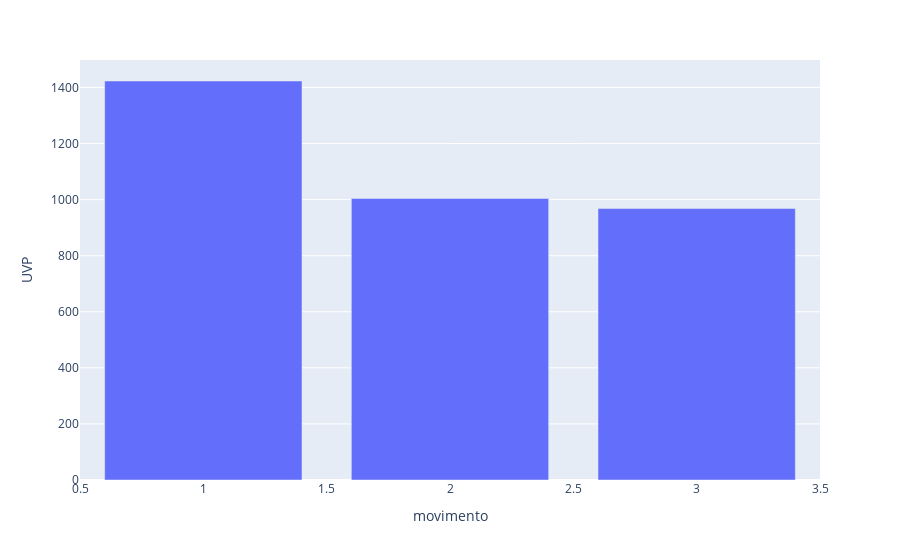

The code cell stored with this chart in its notebook:
### Markdown cell above
Visualização

### Code cell
r = vc.get_total_uvp_per_movimentos()

barchart = px.bar(
    r.to_pandas(),
    x = "movimento",
    y = "UVP"
)

barchart.show()

### Figure 1 — Plotly figure (JSON) as saved in the notebook; plotly's stock layout.template omitted (floating-point values rounded to 4 significant figures)
{"data": [{"alignmentgroup": "True", "hovertemplate": "movimento=%{x}<br>UVP=%{y}<extra></extra>", "legendgroup": "", "marker": {"color": "#636efa", "pattern": {"shape": ""}}, "name": "", "offsetgroup": "", "orientation": "v", "showlegend": false, "textposition": "auto", "type": "bar", "x": [1, 3, 2], "xaxis": "x", "y": [1423, 968, 1004], "yaxis": "y"}], "layout": {"barmode": "relative", "legend": {"tracegroupgap": 0}, "margin": {"t": 60}, "xaxis": {"anchor": "y", "domain": [0, 1], "title": {"text": "movimento"}}, "yaxis": {"anchor": "x", "domain": [0, 1], "title": {"text": "UVP"}}}}
